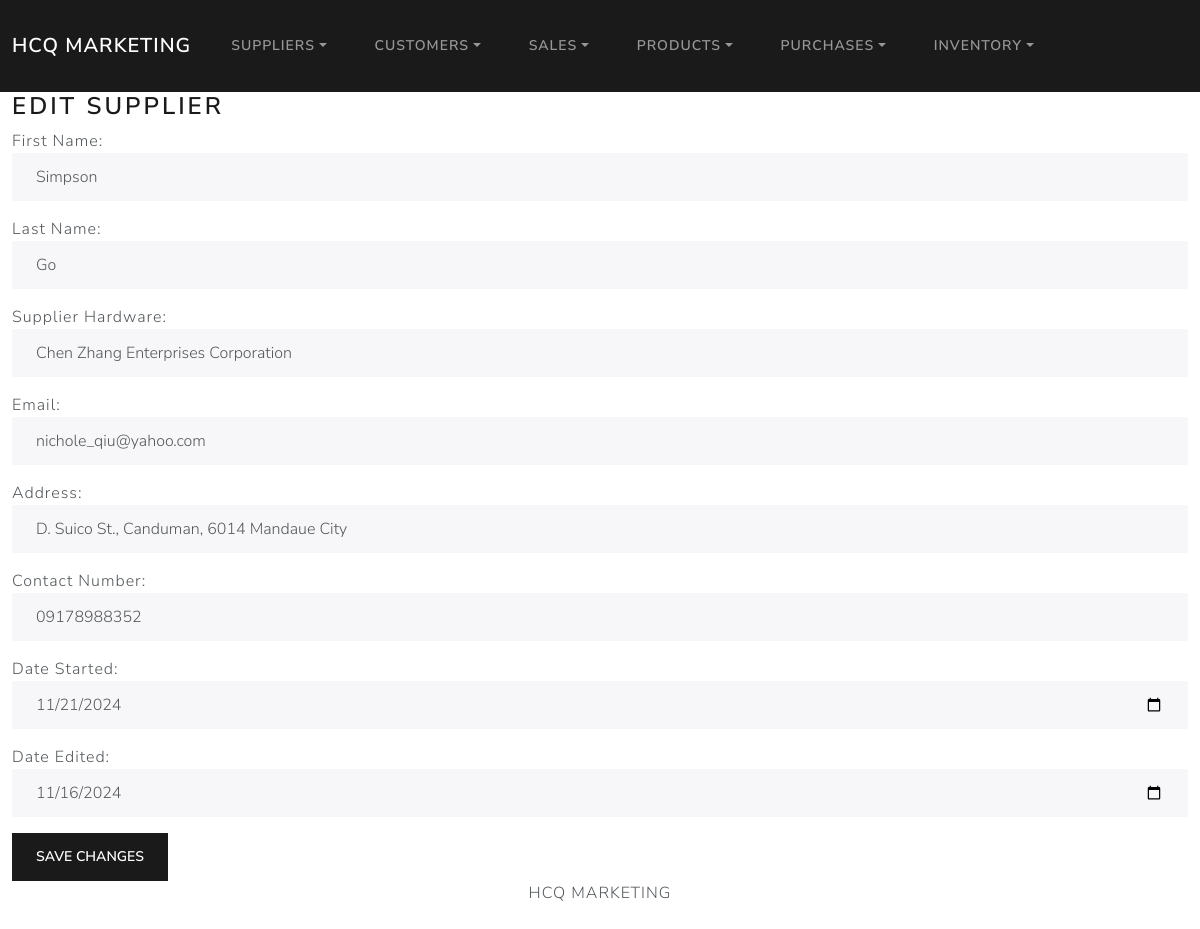
/suppliers/1/edit/, run on the app's committed database.
### suppliers/models.py (models this page shows, shortened)
class Supplier(models.Model):
    first_name = models.CharField(max_length=50)
    last_name = models.CharField(max_length=50)
    supplier_hardware = models.CharField(max_length=50)
    email = models.EmailField(max_length=100)
    address = models.CharField(max_length=100)
    contact_num = models.CharField(max_length=15)
    dateStart = models.DateField("Date Started")
    dateEdit = models.DateTimeField(default=timezone.now)

### suppliers/views.py (the view)
# urls.py: path('suppliers/<int:id>/edit/', views.edit, name='supplier_edit'),
def edit(request, id):
    supplier = get_object_or_404(Supplier, id=id)
    if request.method == "POST":
        form = SupplierForm(request.POST, instance=supplier)
        if form.is_valid():
            form.save()
            return redirect('suppliers_index')
    else:
        form = SupplierForm(instance=supplier)
    return render(request, 'suppliers/edit.html', {'form': form, 'supplier': supplier})

### suppliers/templates/suppliers/edit.html (shortened to what this page needs)
{% extends "base.html" %}
{% block body %}
<h3>Edit Supplier</h3>
<form method="post">
    {{ form.as_p }}
    <button type="submit" class="btn btn-primary">Save Changes</button>
</form>
{% endblock %}

### data on the page
Supplier: first_name "Simpson", last_name "Go", supplier_hardware "Chen Zhang Enterprises Corporation", email "nichole_qiu@yahoo.com", address "D. Suico St., Canduman, 6014 Mandaue City", contact_num "09178988352", dateStart "11/21/2024", dateEdit "11/16/2024"
